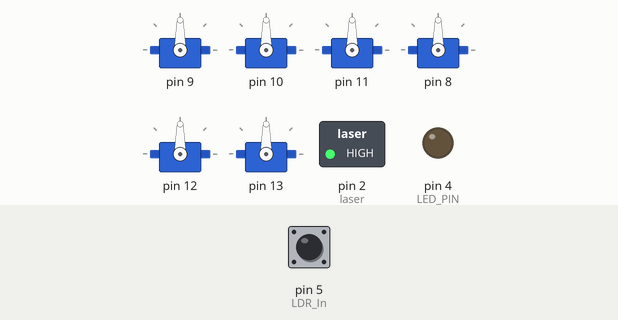
Bench run of a sketch on a simulated Arduino Uno, built with avr-gcc and run on an emulated ATmega328P. Shown: 6 × servo, switched loads named in the sketch (green lamp = pin HIGH), output pins drawn as LEDs (lit = HIGH). The test bench sets the inputs (shaded band); at power-on: pin 5 (LDR_In) HIGH. Random numbers use the default seed unless the sketch sets one; what the sketch prints to the serial monitor is not drawn.

Above: at 1.2 s.
1.3 s: pin 5 (LDR_In) driven LOW
2.8 s: pin 5 (LDR_In) driven HIGH
At 3.4 s:
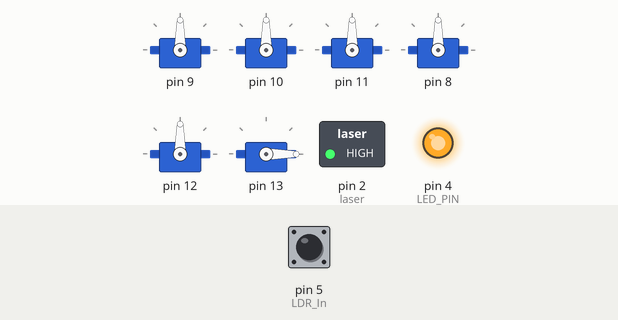
4.3 s: pin 5 (LDR_In) driven LOW
At 5.5 s:
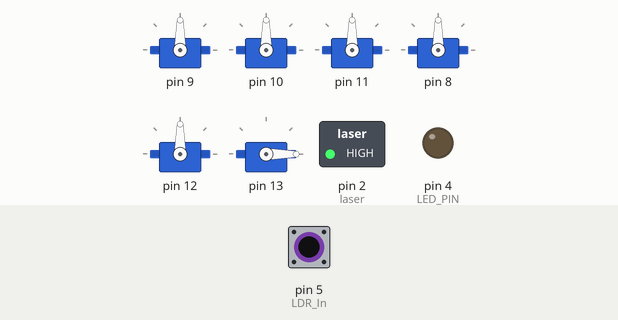
5.8 s: pin 5 (LDR_In) driven HIGH
At 6.9 s:
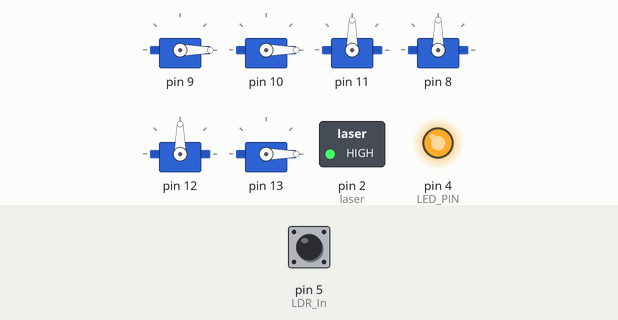
7.3 s: pin 5 (LDR_In) pulsed LOW 5 times (0.12 s each, 0.3 s apart)
At 9.7 s:
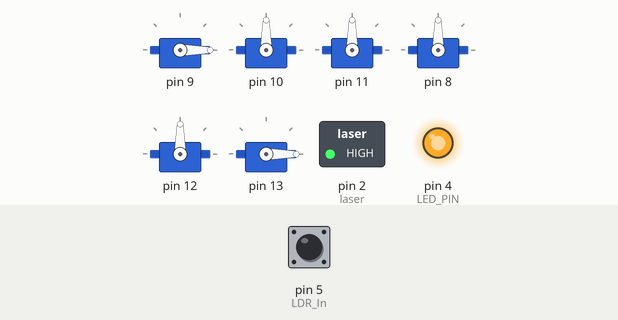
10.3 s: pin 5 (LDR_In) pulsed LOW 2 times (0.12 s each, 0.3 s apart)
At 11.3 s:
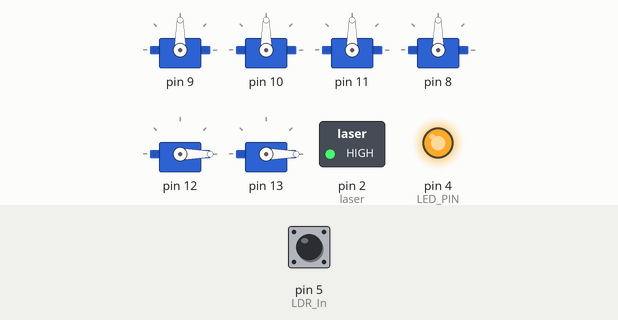
Timing chart, 0 to 13.3 s (numbered marks = the images above; inputs shaded):
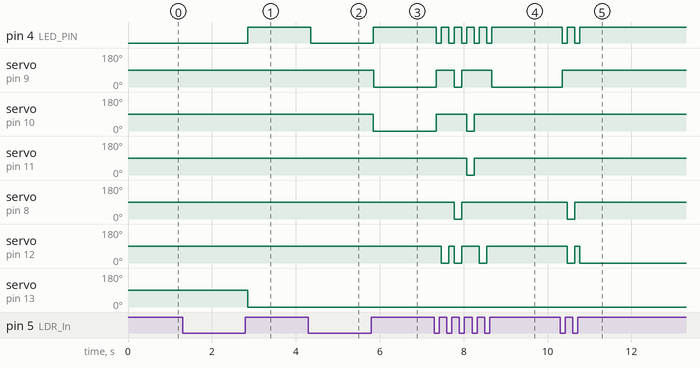

Measured:
- after the input at 2.8 s, pin 4 (LED_PIN): LOW → HIGH after 0.05 s; servo on pin 13: 90° → 0° after 0.05 s
- after the input at 4.3 s, pin 4 (LED_PIN): HIGH → LOW after 0.05 s
- after the input at 5.8 s, pin 4 (LED_PIN): LOW → HIGH after 0.05 s; servo on pin 9, servo on pin 10: 90° → 0° after 0.05 s
- after the input at 7.3 s, pin 4 (LED_PIN): alternates HIGH for 0.18 s and LOW for 0.12 s, 10 changes in all, then stays HIGH, starting after 0.05 s; servo on pin 9: 0° → 90° after 0.05 s, → 0° 0.42 s later, → 90° 0.18 s later, → 0° 0.72 s later
- after the input at 10.3 s, pin 4 (LED_PIN): alternates HIGH for 0.18 s and LOW for 0.12 s, 4 changes in all, then stays HIGH, starting after 0.05 s; servo on pin 9: 0° → 90° after 0.05 s; servo on pin 8: 90° → 0° after 0.17 s, → 90° 0.18 s later; servo on pin 12: 90° → 0° after 0.17 s, → 90° 0.18 s later, → 0° 0.12 s later

The sketch:

allCodeKijkdoos.ino
```cpp
// Include the servo library:
#include "Servo.h"
#define SERVO_NUM 7

//create a new servo object
Servo servoArray[SERVO_NUM]; //create array of servo object

//connect pin to led
int LED_PIN = 4;

#define laser 2

// Ldr
int LDR_In = 5;
int lichtHoeveelheid[9];
int LDR_ON;
int sum = 0;

bool on;
bool test;

void setup() {
  //start serial monitor
  Serial.begin(115200);

 //servo
  // attach the servo variable to a pin:
  servoArray[1].attach(9);
  servoArray[2].attach(10);
  servoArray[3].attach(11);
  servoArray[4].attach(8);
  servoArray[5].attach(12);
  servoArray[6].attach(13);


  //LED
  //set pin output mode
  pinMode(LED_PIN, OUTPUT);

  //laser
  pinMode(laser, OUTPUT);
  digitalWrite(laser, HIGH);

  pinMode(LDR_In, INPUT);
  on = digitalRead(LDR_In);
  // 0=on 1=off

}

void loop() {
    bool value = digitalRead(LDR_In);
    Serial.println(value);
    if(on != value){
      delay(50);
      if(value == 0){
      //first position Servo's
      for(int i = 0; i < 6; i++){
        servoArray[i].write(90);
      }
      digitalWrite(LED_PIN, LOW);
      Serial.println("laser connected");
    }
    if(value == 1){
      for(int i = 0; i < 6; i++){
        int random_Number = random(0,14);
        Serial.println(random_Number);
        servoArray[random_Number].write(0);
      }
      digitalWrite(LED_PIN, HIGH);
      Serial.println("loop end");
    }
    on = value;
    }


    // digital read ldr (kan je aanpassen wanneer het de lichtsterkte wel als uit ziet?)


/*
  LDR_ON = (lichtHoeveelheid[1] + lichtHoeveelheid[2] + lichtHoeveelheid[3] + lichtHoeveelheid[4] + lichtHoeveelheid[5] + lichtHoeveelheid[6] + lichtHoeveelheid[7] + lichtHoeveelheid[8] + lichtHoeveelheid[9] + lichtHoeveelheid[10]) / 10;
  if(lichtHoeveelheid < 300){
      //Turn off led
      for(int i = 0; i < ledInArray[i]; i++){
        digitalWrite(ledInArray[i], LOW);
      }
    //first position Servo's
      for(int i = 0; i < 6; i++){
        servoArray[i].write(90);
      }
  }
  else{
    for(int i = 0; i < 3; i++){
        //random LED
         int randomNumber = random(0,4);
         Serial.println("Led lamp " + randomNumber);
         digitalWrite(ledInArray[randomNumber], HIGH);
      }
      //random Servo
      for(int i = 0; i < 6; i++){
        int random_Number = random(0,14);
        Serial.println("Servo :" + random_Number);
        servoArray[random_Number].write(0);
      }
  }

  for(int i = 0; i < 3; i++){
        //random LED
         int randomNumber = random(0,4);
         Serial.println("Led lamp " + randomNumber);
         digitalWrite(ledInArray[randomNumber], HIGH);
      }
      //Turn off led
      for(int i = 0; i < ledInArray[i]; i++){
        digitalWrite(ledInArray[i], LOW);
      }


  bool value = digitalRead(sensor);

  if(on != value){
    delay(50); // debounce time

    if(value == 0){
      //first position Servo's
      for(int i = 0; i < 6; i++){
        servoArray[i].write(90);
      }
      Serial.println("laser connected");
    }
    if(value == 1){
      for(int i = 0; i < 6; i++){
        int random_Number = random(0,14);
        Serial.println(random_Number);
        servoArray[random_Number].write(0);
      }
      Serial.println("loop end");
    }
    on = value;
  }
  */
}
```
